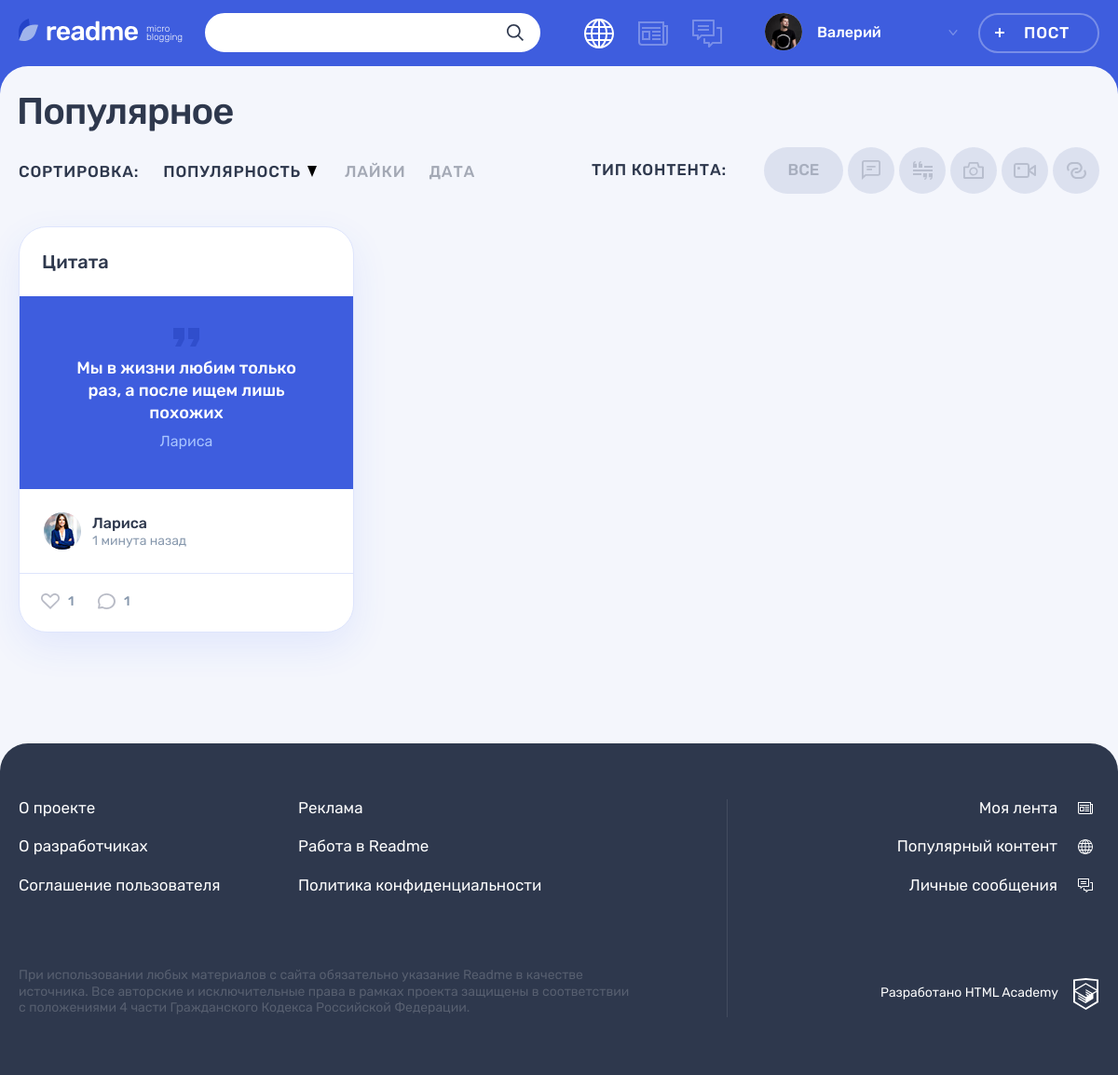
Page /?type_id=2 on the committed database.
### tables this page shows
CREATE TABLE content_types (
  id INT AUTO_INCREMENT PRIMARY KEY,
  type_name VARCHAR(255) NOT NULL UNIQUE,
  type_class VARCHAR(255) NOT NULL UNIQUE,
  icon_width INT,
  icon_height INT
);

CREATE TABLE posts (
  id INT AUTO_INCREMENT PRIMARY KEY,
  dt_add TIMESTAMP DEFAULT CURRENT_TIMESTAMP,
  user_id INT,
  content_type_id INT,
  title VARCHAR(255),
  content TEXT,
  quote_author VARCHAR(255),
  img_path VARCHAR(255),
  video_path VARCHAR(255),
  link_path VARCHAR(255),
  show_count INT
);

CREATE TABLE users (
  id INT AUTO_INCREMENT PRIMARY KEY,
  dt_add TIMESTAMP DEFAULT CURRENT_TIMESTAMP,
  email VARCHAR(128) NOT NULL UNIQUE,
  username VARCHAR(128) NOT NULL,
  password VARCHAR(64) NOT NULL,
  user_picture VARCHAR(255)
);

### helpers.php (called while the page is built, shortened)
<?php
function get_noun_plural_form(int $number, string $one, string $two, string $many): string
{
    $number = (int)$number;
    $mod10 = $number % 10;
    $mod100 = $number % 100;
    switch (true) {
        case ($mod10 === 1):
            return $one;
    }
}
function include_template($name, array $data = [])
{
    $name = 'templates/' . $name;
    extract($data);
    require $name;
    return ob_get_clean();
}
function hsc($str)
{
    return htmlspecialchars($str, ENT_QUOTES);
}
function get_date_diff_from_now(datetime $date)
{
    $date_now = date_create("now");
    $date_diff = date_diff($date_now, $date);
    $i_count = date_interval_format($date_diff, "%i");
    $h_count = date_interval_format($date_diff, "%h");
    $d_count = date_interval_format($date_diff, "%d");
    $m_count = date_interval_format($date_diff, "%m");
    $result = '';
    if ($m_count > 0) {
        $result = $m_count . ' ' . get_noun_plural_form($m_count, 'месяц', 'месяца', 'месяцев');
    } elseif ($d_count > 7) {
        $w_count =  round($d_count / 7, 0, PHP_ROUND_HALF_EVEN);
        $result = $w_count . ' ' . get_noun_plural_form($w_count, 'неделя', 'недели', 'недель');
    } elseif ($d_count <= 7 && $d_count > 0) {
        $result = $d_count . ' ' . get_noun_plural_form($d_count, 'день', 'дня', 'дней');
    } elseif ($h_count < 24 && $h_count > 0) {
        $result = $h_count . ' ' . get_noun_plural_form($h_count, 'час', 'часа', 'часов');
    } elseif ($i_count < 60) {
        $result = $i_count . ' ' . get_noun_plural_form($i_count, 'минута', 'минуты', 'минут');
    }
    return $result . ' назад';
}
function add_get_param($new_key, $new_value) {
    $params = $_GET;
    $params[$new_key] = $new_value;
    $query = http_build_query($params);
    return $url = "?" . $query;
}
function prepared_query(mysqli $db, string $sql, array $params, string $types = ""): mysqli_stmt
{
    $types = $types ?: str_repeat("s", count($params));
    $stmt = $db->prepare($sql);
    $stmt->bind_param($types, ...$params);
    $stmt->execute();
    return $stmt;
}
function select_query(mysqli $db, string $sql, array $params = [], string $types = ""): mysqli_result
{
    if (!$params) {
        return $db->query($sql);
    }
    return prepared_query($db, $sql, $params, $types)->get_result();
}

### templates/main.php (the view, shortened to what this page needs)
<section class="page__main page__main--popular">
    <div class="container">
        <h1 class="page__title page__title--popular">Популярное</h1>
    </div>
    <div class="popular container">
        <div class="popular__filters-wrapper">
            <div class="popular__sorting sorting">
                <b class="popular__sorting-caption sorting__caption">Сортировка:</b>
                <ul class="popular__sorting-list sorting__list">
                    <li class="sorting__item sorting__item--popular">
                        <a class="sorting__link sorting__link--active" href="#">
                            <span>Популярность</span>
                            <svg class="sorting__icon" width="10" height="12">
                                <use xlink:href="#icon-sort"></use>
                            </svg>
                        </a>
                    </li>
                    <li class="sorting__item">
                        <a class="sorting__link" href="#">
                            <span>Лайки</span>
                        </a>
                    </li>
                    <li class="sorting__item">
                        <a class="sorting__link" href="#">
                            <span>Дата</span>
                        </a>
                    </li>
                </ul>
            </div>
            <div class="popular__filters filters">
                <b class="popular__filters-caption filters__caption">Тип контента:</b>
                <ul class="popular__filters-list filters__list">
                    <li class="popular__filters-item popular__filters-item--all filters__item filters__item--all">
                        <a class="filters__button filters__button--ellipse filters__button--all <?= $filter_post_type_id === 0 ? 'filters__button--active' : '' ?>" href="/">
                            <span>Все</span>
                        </a>
                    </li>
                    <?php foreach ($content_types as $type): ?>
                    <li class="popular__filters-item filters__item">
                        <a class="filters__button filters__button--<?= hsc($type['type_class']) ?> button <?= $filter_post_type_id === $type['id'] ? 'filters__button--active' : '' ?>" href="<?= hsc(add_get_param('type_id', $type['id'])) ?>">
                            <svg
                                class="filters__icon"
                                width="<?= hsc($type['icon_width']) ?>"
                                height="<?= hsc($type['icon_height']) ?>"
                            >
                                <use xlink:href="#icon-filter-<?= hsc($type['type_class']) ?>"></use>
                            </svg>
                        </a>
                    </li>
                    <?php endforeach ?>
                </ul>
            </div>
        </div>
        <div class="popular__posts">
            <?php foreach ($posts as $post): ?>
            <?php $post_date = date_create($post['date']) ?>
            <article class="popular__post post <?= 'post-' . hsc($post['type_class']) ?>">
                <header class="post__header">
                    <a href="<?= '/post.php' . hsc(add_get_param('post_id', $post['id']))?>"><h2><?= hsc($post['type_name']) ?></h2></a>
                </header>
                <div class="post__main">
                    <?php if ($post['type_class'] === 'quote'): ?>
                    <blockquote>
                        <p><?= hsc($post['content']) ?></p>
                        <cite><?= hsc($post['username']) ?></cite>
                    </blockquote>
                    <?php elseif ($post['type_class'] === 'photo'): ?>
                    <div class="post-photo__image-wrapper">
                        <img src="img/<?= hsc($post['content']) ?>" alt="Фото от пользователя" width="360" height="240">
                    </div>
                    <?php endif ?>
                </div>
                <footer class="post__footer">
                    <div class="post__author">
                        <a class="post__author-link" href="#" title="Автор">
                            <div class="post__avatar-wrapper">
                                <img class="post__author-avatar" src="img/<?= hsc($post['user_picture']) ?>" alt="Аватар пользователя">
                            </div>
                            <div class="post__info">
                                <b class="post__author-name"><?= hsc($post['username']) ?></b>
                                <time
                                    class="post__time"
                                    datetime="<?= hsc($post['date']) ?>"
                                    title="<?= hsc(date_format($post_date, 'd.m.Y H:i')) ?>"
                                ><?= hsc(get_date_diff_from_now($post_date)) ?></time>
                            </div>
                        </a>
                    </div>
                    <div class="post__indicators">
                        <div class="post__buttons">
                            <a class="post__indicator post__indicator--likes button" href="#" title="Лайк">
                                <svg class="post__indicator-icon" width="20" height="17">
                                    <use xlink:href="#icon-heart"></use>
                                </svg>
                                <span><?= hsc($post['like_count'] ?? 0) ?></span>
                            </a>
                            <a class="post__indicator post__indicator--comments button" href="#" title="Комментарии">
                                <svg class="post__indicator-icon" width="19" height="17">
                                    <use xlink:href="#icon-comment"></use>
                                </svg>
                                <span><?= hsc($post['comment_count'] ?? 0) ?></span>
                            </a>
                        </div>
                    </div>
                </footer>
            </article>
            <?php endforeach ?>
        </div>
    </div>
</section>

### rows in the picture
content_types: icon_width 20 (drawn)
content_types: icon_width 21 (drawn)
content_types: icon_width 22 (drawn)
content_types: icon_width 24 (drawn)
content_types: icon_width 21 (drawn)
posts: content_type.type_name "Цитата", content "Мы в жизни любим только раз, а после ищем лишь похожих", user.username "Лариса", user.user_picture (picture), post_date "1 минута назад", like_count "1", comment_count "1"

### other values in the picture
hsc($user_name) "Валерий"
